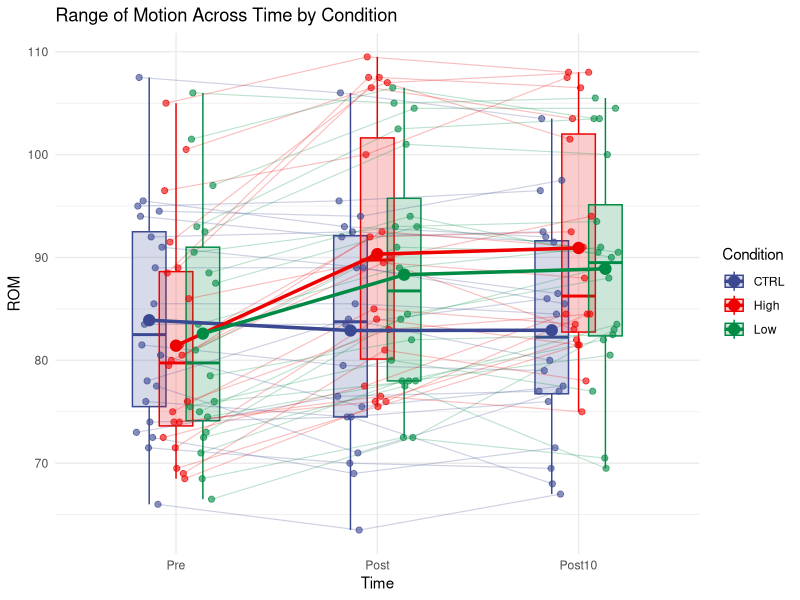
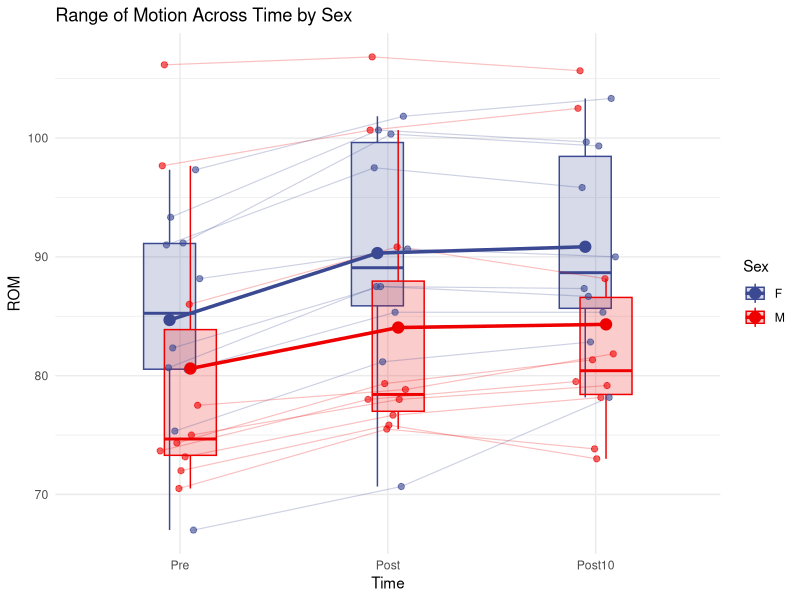

These charts were generated, in order, by the following R code:
## ---- chunk 1
knitr::opts_chunk$set(echo = TRUE)
## ---- chunk 2
# load needed packages
library(readxl)
library(tidyverse)
library(dplyr)
library(psych)
library(ggplot2)
library(RColorBrewer)
library(ggsci)
library(afex)
## ---- chunk 3
data <- read_excel('FR_data_set.xlsx', sheet="tab2")
## ---- chunk 4
# Use rename instead of creating a new column
data <- data %>%
  rename(Measure = `Type of measurment`,
  )
## ---- chunk 5
# filter only those rows that measure ROM with the PSLR test.  
data <- data %>%
  filter(Measure=="PSLR")
## ---- chunk 6
# Use dplyr to group by condition and summarize with means and sds
data %>%
  group_by(Condition) %>%
  summarize(
    mean_pre=mean(Pre),
    sd_pre = sd(Pre),
    mean_post = mean(Post),
    sd_post = sd(Post),
    mean_post10 = mean(Post10),
    sd_post10 = sd(Post10)
  )

# Group by sex and list out summary statistics
data %>%
  group_by(Sex) %>%
  summarize(
    mean_pre=mean(Pre),
    sd_pre = sd(Pre),
    mean_post = mean(Post),
    sd_post = sd(Post),
    mean_post10 = mean(Post10),
    sd_post10 = sd(Post10)
  )

# Group by both sex and condition
data %>%
  group_by(Condition, Sex) %>%
  summarize(
    mean_pre=mean(Pre),
    sd_pre = sd(Pre),
    mean_post = mean(Post),
    sd_post = sd(Post),
    mean_post10 = mean(Post10),
    sd_post10 = sd(Post10)
  )
## ---- chunk 7
# Change from semi-wide to long format and label each condition in the rows.  Name the column with the PSLR data 'ROM'
data_long <- data %>%
  pivot_longer(cols=c("Pre", "Post", "Post10"), values_to = "ROM", names_to = "Time")
head(data_long)
## ---- chunk 8
# Make sure Time is ordered correctly because the chart will list them alphabetically - very annoying.  
data_long$Time <- factor(
  data_long$Time,
  levels = c("Pre", "Post", "Post10")
)

# Specify position so we can repeatedly refer back to it and keep things consisent. 
pd_condition <- position_dodge(width = 0.4)

ggplot(data_long, aes(x = Time, y = ROM,
                      color = Condition,
                      fill = Condition)) +
  
# Boxplots by Condition at each time point
  geom_boxplot(
    aes(group = interaction(Time, Condition)),
    width = 0.5,
    alpha = 0.2,
    position = pd_condition,
    outlier.shape = NA
  ) +
  
# Individual participant lines within each Condition
  geom_line(
    aes(group = interaction(ID, Condition)),
    position = pd_condition,
    alpha = 0.25,
    linewidth = 0.4
  ) +
  
# Individual participant points, aligned with the lines
  geom_point(
    aes(group = interaction(ID, Condition)),
    position = pd_condition,
    alpha = 0.6,
    size = 1.8
  ) +
  
# Mean line by Condition - this connects the overall mean dots.  
  stat_summary(
    aes(group = Condition),
    fun = mean,
    geom = "line",
    position = pd_condition,
    linewidth = 1.2
  ) +
  
  # Mean points by Condition - this gives us the mean dots by condition.  
  stat_summary(
    aes(group = Condition),
    fun = mean,
    geom = "point",
    position = pd_condition,
    size = 3.5
  ) +
  
  scale_color_aaas() +
  scale_fill_aaas() +

# Fix and Fancy labels
  labs(
    title = "Range of Motion Across Time by Condition",
    x = "Time",
    y = "ROM",
    color = "Condition",
    fill = "Condition"
  ) + theme_minimal()
## ---- chunk 9
# This plot requires us to average the values for each participant accross three conditions within each time point.  
data_sex_plot <- data_long %>%
  group_by(ID, Sex, Time) %>%
  summarize(
    ROM = mean(ROM, na.rm = TRUE),
    .groups = "drop"
  )
# This plot requires a different position_dodge to avoid crowding.  
pd_sex <- position_dodge(width = 0.2)

ggplot(data_sex_plot, aes(x = Time, y = ROM,
                          color = Sex,
                          fill = Sex)) +

# Boxplots by Sex at each time point - don't forget to omit the outliers becuase of the individual points plotted.  
  geom_boxplot(
    aes(group = interaction(Time, Sex)),
    width = 0.5,
    alpha = 0.2,
    position = pd_sex,
    outlier.shape = NA
  ) +
  
# Individual participant lines connecting their average values within condition.  
  geom_line(
    aes(group = ID),
    position = pd_sex,
    alpha = 0.25,
    linewidth = 0.4
  ) +
  
# Individual participant points, aligned with the lines
  geom_point(
    aes(group = ID),
    position = pd_sex,
    alpha = 0.6,
    size = 1.8
  ) +
# Connect means with a line
      stat_summary(
    aes(group = Sex),
    fun = mean,
    geom = "line",
    position = pd_sex,
    linewidth = 1.2
  ) +
# Plot means
   stat_summary(
    aes(group = Sex),
    fun = mean,
    geom = "point",
    position = pd_sex,
    size = 3.5
  ) +
  
  scale_color_aaas() +
  scale_fill_aaas() +
# Fix and Fancy!  
  labs(
    title = "Range of Motion Across Time by Sex",
    x = "Time",
    y = "ROM",
    color = "Sex",
    fill = "Sex"
  ) +
  
  theme_minimal()
## ---- chunk 10
# Use one of several packages to run RM ANOVA with one within subjects factor (Time) and 2 between subjects factors (Condition and Sex).  I have omitted post-hoc testing with corrections for multiple comparisons but it would be needed if we were presenting/publishing this.   The packages chooses the sphericity correction for you.  
model <- aov_ez(
  id = "ID",
  dv = "ROM",
  data = data_long,
  within = c("Time", "Condition"),
  between = "Sex",
  type = 3
)
nice(model)
